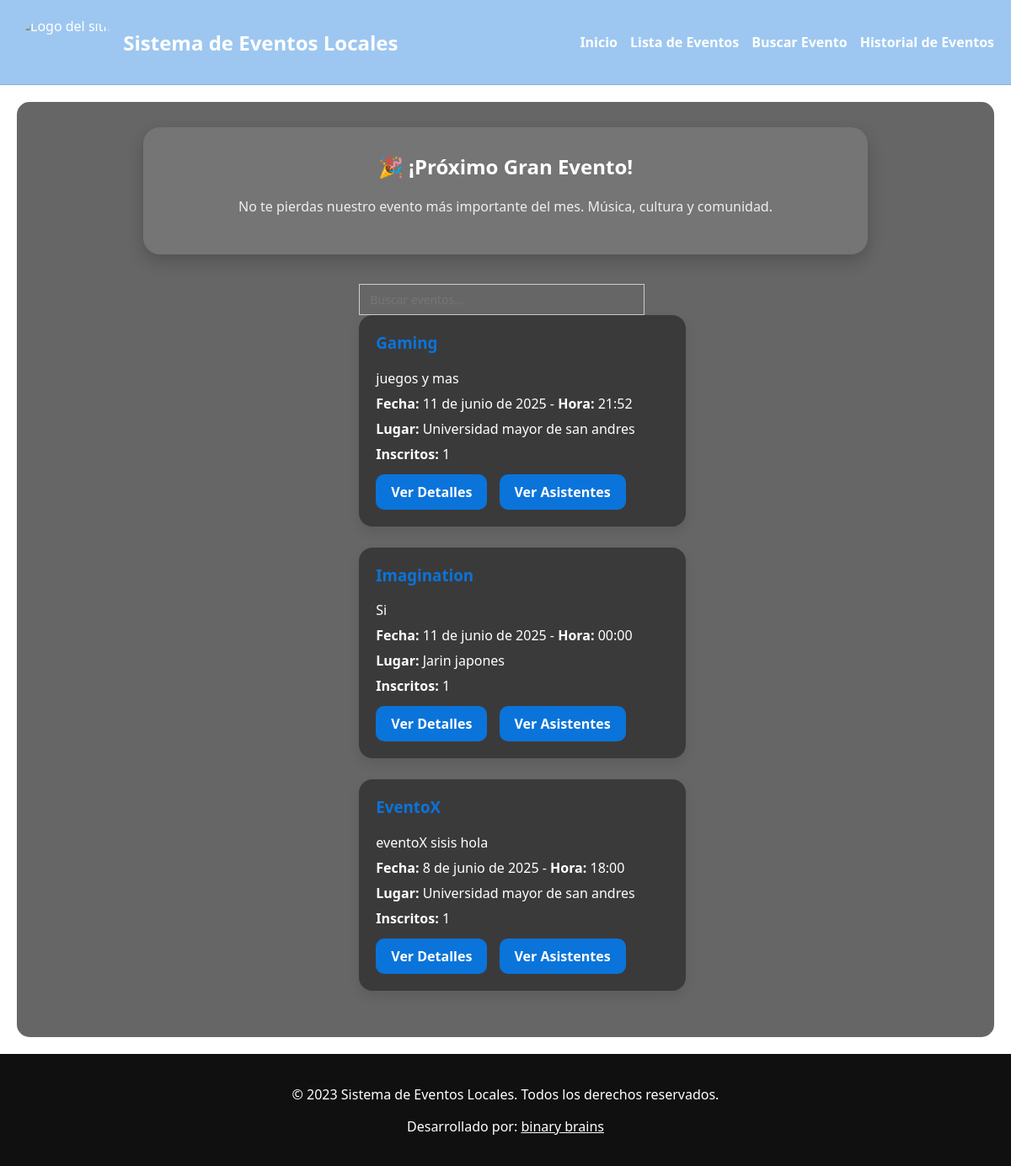
/eventos/buscar-evento/, run on the app's committed database.
### eventos/models.py (models this page shows, shortened)
class Evento(models.Model):
    titulo = models.CharField(max_length=200)
    descripcion = models.TextField()
    fecha = models.DateField()
    hora = models.TimeField()
    lugar = models.ForeignKey(Lugar, on_delete=models.CASCADE)
    organizador = models.ForeignKey(Organizador, on_delete=models.CASCADE)

class Lugar(models.Model):
    nombre = models.CharField(max_length=100)
    direccion = models.CharField(max_length=255)

### eventos/views.py (the view)
# urls.py: path('eventos/buscar-evento/', views.buscar_eventos, name='buscar_eventos'),
def buscar_eventos(request):
    query = request.GET.get('q', '')
    resultados = Evento.objects.filter(titulo__icontains=query)
    return render(request, 'eventos/buscar_eventos.html', {
        'eventos': resultados,
        'query': query
    })

### eventos/templates/eventos/buscar_eventos.html (shortened to what this page needs)
{% extends "./base.html" %}
{% block content %}
<div id="eventos-container" data-url="{% url 'buscar' %}">
  <input type="text" id="buscador" placeholder="Buscar eventos...">
  <div id="resultados">
    {% include 'eventos/listado_eventos.html' %}
  </div>
</div>
{% endblock %}

### eventos/templates/eventos/listado_eventos.html
{% if eventos %}
    {% for evento in eventos %}
        <div class="evento-card">
            <h3>{{ evento.titulo }}</h3>
            <p>{{ evento.descripcion }}</p>
            <p><strong>Fecha:</strong> {{ evento.fecha }} - <strong>Hora:</strong> {{ evento.hora }}</p>
            <p><strong>Lugar:</strong> {{ evento.lugar.nombre }}</p>
            <p><strong>Inscritos:</strong> {{ evento.inscripciones.count }}</p>
            <a class="button-link" href="{% url 'detalle_evento' evento.id %}">Ver Detalles</a>
            <a class="button-link" href="{% url 'ver_asistentes' evento.id %}">Ver Asistentes</a>
        </div>
    {% endfor %}
{% else %}
    <p>No Existen eventos presentes.</p>
{% endif %}

### eventos/static/eventos/style.css (style rules this page uses)
body { margin: 0; font-family: 'Segoe UI', sans-serif; background-image: url('https://grandluxormice.com/es/wp-content/uploads/sites/3/2022/07/Evento-corporativo-e1661944165280-1900x1069.jpg'); background-size: cover; background-position: center; background-attachment: fixed; min-height: 100vh; display: flex; flex-direction: column; color: white; }
button, .button-link { background: #0a74da; color: white; padding: 10px 18px; border: none; border-radius: 10px; font-weight: bold; cursor: pointer; transition: background 0.3s ease; text-decoration: none; display: inline-block; margin-top: 10px; }
input, select, textarea { all: unset; width: 90%; padding: 8px 12px; margin-top: 5px; border: 1px solid #ccc; font-size: 14px; }
.evento-card { background: rgba(37, 36, 36, 0.65); backdrop-filter: blur(12px); border-radius: 16px; padding: 20px; margin-bottom: 25px; width: 100%; max-width: 750px; box-shadow: 0 6px 14px rgba(0, 0, 0, 0.1); transition: transform 0.2s ease, box-shadow 0.2s ease; }
.evento-card h3 { margin-top: 0; color: #0a74da; }
.evento-card p { margin: 8px 0; }
.button-link { background: #0a74da; color: white; padding: 10px 18px; border: none; border-radius: 10px; font-weight: bold; cursor: pointer; transition: background 0.3s ease; text-decoration: none; display: inline-block; margin: 5px 10px 0 0; }
a { color: white; }

### data on the page
Evento: titulo "Gaming", descripcion "juegos y mas", fecha "11 de junio de 2025", hora "21:52", lugar.nombre "Universidad mayor de san andres", inscripciones.count "1"
Evento: titulo "Imagination", descripcion "Si", fecha "11 de junio de 2025", hora "00:00", lugar.nombre "Jarin japones", inscripciones.count "1"
Evento: titulo "EventoX", descripcion "eventoX sisis hola", fecha "8 de junio de 2025", hora "18:00", lugar.nombre "Universidad mayor de san andres", inscripciones.count "1"
